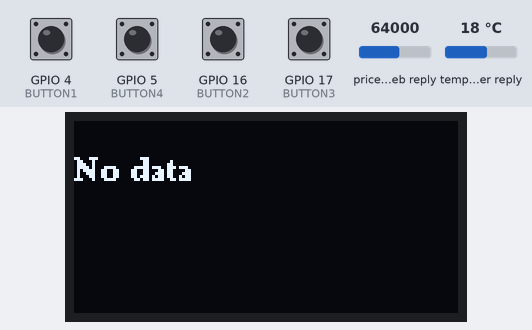
Bench run of a sketch on a simulated ESP32. Shown: 128×64 one-colour display. Inputs (shaded band) come from the test bench; at power-on: GPIO 4 (BUTTON1), GPIO 5 (BUTTON4), GPIO 16 (BUTTON2), GPIO 17 (BUTTON3) HIGH, price in the web reply 64000, temperature in the weather reply 18 °C. WiFi joins after 1.5 s; servers stay silent unless stated; EEPROM starts erased; web services answer with replies made up by the test bench; what the sketch prints to the serial monitor is not drawn.

Above: at 2.7 s.
2.8 s: GPIO 5 (BUTTON4) pulled LOW for 0.15 s
At 3.6 s:
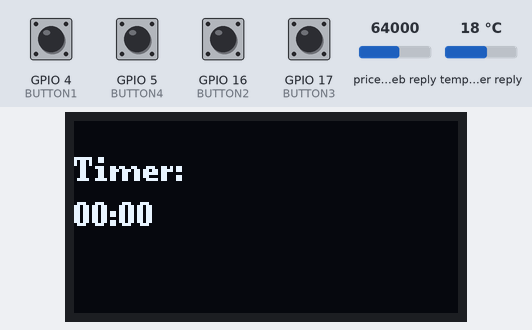
4.4 s: GPIO 4 (BUTTON1) pulled LOW for 0.15 s
At 5.3 s:
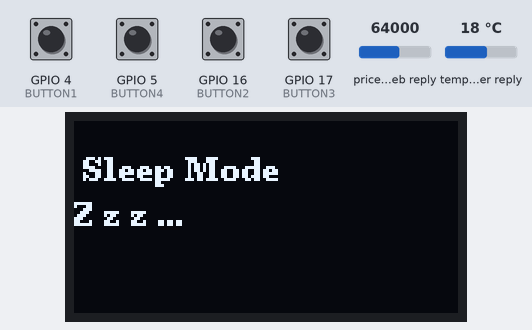
9.6 s: GPIO 17 (BUTTON3) pulled LOW for 0.15 s
At 10.6 s:
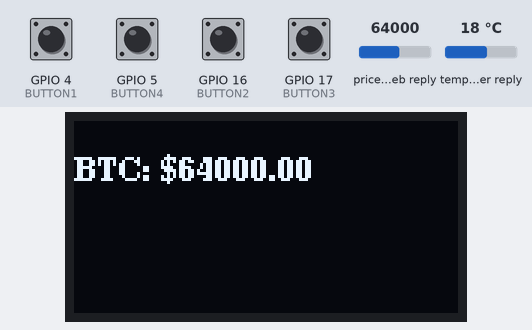
11.7 s: GPIO 16 (BUTTON2) pulled LOW for 1 s
At 15.47 s:
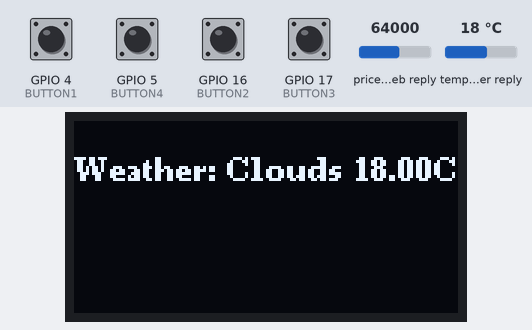
15.7 s: GPIO 5 (BUTTON4) pulled LOW for 1 s
At 18.5 s:
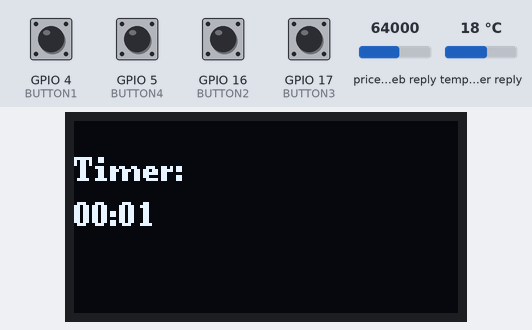
Timing chart, 0 to 20.0 s (numbered marks = the images above; inputs shaded):
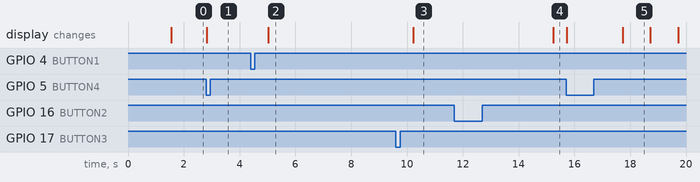

Measured:
- after the input at 2.8 s, the display: changes at once (image 1)
- after the input at 4.4 s, the display: changes after 0.63 s (image 2)
- after the input at 9.6 s, the display: changes after 0.63 s (image 3)
- after the input at 11.7 s, the display: changes after 3.5 s (image 4)
- after the input at 15.7 s, the display: first changes at once (image 5 shows a later state)
- what the display in image 5 shows lasts 1.0 s, from 17.7 s to 18.7 s

The sketch:

sketch_oct1b.ino
```cpp
#include <WiFi.h>
#include <HTTPClient.h>
#include <ArduinoJson.h>
#include <Preferences.h>
#include <U8g2lib.h>
#include <Wire.h>

//I2C OLED SSD1315
#define SDA_PIN 2
#define SCL_PIN 15
//SSD1312 driver compatible with SSD1315
U8G2_SSD1306_128X64_NONAME_F_HW_I2C u8g2(U8G2_R2, U8X8_PIN_NONE);

//Buttons
#define BUTTON1 4
#define BUTTON2 16
#define BUTTON3 17
#define BUTTON4 5
#define DEBOUNCE_DELAY 50

unsigned long lastPress1 = 0;
unsigned long lastPress2 = 0;
unsigned long lastPress3 = 0;
unsigned long lastPress4 = 0;

int mode = 0;  //Current mode

//WiFi and API
const char* ssid = "SSID"; //Here just put your WIFI name
const char* password = "Password"; //Here just put your WIFI password
const char* weatherAPIKey = "bd5e378503939ddaee76f12ad7a97608"; //You can use your API or look for free one (additional info in README)
const char* city = "Cologne";

Preferences preferences;

//Timers
unsigned long lastUpdate = 0;
const unsigned long updateInterval = 5000; //ms
unsigned long lastStopwatchUpdate = 0;

//Display data
String displayText = "Booting...";
bool displayChanged = true;

//Stopwatch variables
bool stopwatchRunning = false;
unsigned long stopwatchStart = 0;
unsigned long stopwatchElapsed = 0; //ms

//Setup
void setup() {
  Serial.begin(115200);

  //Connect to WiFi
  WiFi.begin(ssid, password);
  Serial.print("Connecting to WiFi");
  while (WiFi.status() != WL_CONNECTED) {
    delay(500);
    Serial.print(".");
  }
  Serial.println("Connected!");

  //Initialize I2C and OLED
  Wire.begin(SDA_PIN, SCL_PIN);
  u8g2.begin();
  u8g2.setFlipMode(true);   //Correct mirrored display
  Wire.setClock(800000);    //Increase I2C speed. If your screen feels itself bad - just put a lower speed (100000, 400000).

  //Initialize buttons
  pinMode(BUTTON1, INPUT_PULLUP);
  pinMode(BUTTON2, INPUT_PULLUP);
  pinMode(BUTTON3, INPUT_PULLUP);
  pinMode(BUTTON4, INPUT_PULLUP);

  //Initialize preferences
  preferences.begin("logs", false);

  //Load last saved data
  displayText = preferences.getString("last_data", "No data");
  displayChanged = true;
}

//Main loop
void loop() {
  handleButtons();
  unsigned long now = millis();

  //Update modes other than stopwatch
  if (mode != 4 && now - lastUpdate > updateInterval) {
    lastUpdate = now;
    updateData();
  }

  //Stopwatch mode updates every second
  if (mode == 4 && now - lastStopwatchUpdate >= 1000) {
    lastStopwatchUpdate = now;
    updateData();
  }

  //Redraw display only if text changed. Helps with optimization.
  if (displayChanged) {
    drawDisplay();
    displayChanged = false;
  }
}

//Handle buttons with debounce
void handleButtons() {
  unsigned long now = millis();
  if (digitalRead(BUTTON1) == LOW && now - lastPress1 > DEBOUNCE_DELAY) { mode = 0; lastPress1 = now; displayChanged = true; }
  if (digitalRead(BUTTON2) == LOW && now - lastPress2 > DEBOUNCE_DELAY) { mode = 1; lastPress2 = now; displayChanged = true; }
  if (digitalRead(BUTTON3) == LOW && now - lastPress3 > DEBOUNCE_DELAY) { mode = 2; lastPress3 = now; displayChanged = true; }
  if (digitalRead(BUTTON4) == LOW && now - lastPress4 > DEBOUNCE_DELAY) {
    if(mode != 4) {
      //Enter stopwatch mode
      mode = 4;
      stopwatchRunning = false;
      stopwatchElapsed = 0;
    } else {
      //Start/Stop stopwatch
      if(stopwatchRunning) {
        stopwatchElapsed += millis() - stopwatchStart;
        stopwatchRunning = false;
      } else {
        stopwatchStart = millis();
        stopwatchRunning = true;
      }
    }
    lastPress4 = now;
    displayChanged = true;
  }
}

//Update display data
void updateData() {
  switch(mode) {
    case 0: //Sleep animation
      displayText = "💤 Sleep Mode\nZ z z ...";
      displayChanged = true;
      break;

    case 1: //Weather
    {
      String payload = getWeatherJSON();
      if(payload.length() > 0){
        StaticJsonDocument<1024> doc;
        DeserializationError err = deserializeJson(doc, payload);
        if(!err){
          float temp = doc["main"]["temp"];
          const char* condition = doc["weather"][0]["main"];
          displayText = String("Weather: ") + condition + " " + temp + "C";
          preferences.putString("last_data", displayText);
          displayChanged = true;
        } else {
          displayText = "Weather JSON Error";
          displayChanged = true;
        }
      } else {
        displayText = "Weather Fetch Error";
        displayChanged = true;
      }
    }
      break;

    case 2: //Bitcoin price
    {
      float btcPrice = getBitcoinPrice();
      if(btcPrice > 0){
        displayText = String("BTC: $") + btcPrice;
        preferences.putString("last_data", displayText);
        displayChanged = true;
      } else {
        displayText = "BTC Fetch Error";
        displayChanged = true;
      }
    }
      break;

    case 3: //Logs
      displayText = preferences.getString("last_data", "No data");
      displayChanged = true;
      break;

    case 4: //Stopwatch
    {
      unsigned long total = stopwatchElapsed;
      if(stopwatchRunning) total += millis() - stopwatchStart;

      unsigned long seconds = total / 1000;
      unsigned long minutes = seconds / 60;
      seconds = seconds % 60;

      char buffer[20];
      sprintf(buffer, "Timer:\n%02lu:%02lu", minutes, seconds);
      displayText = buffer;
      displayChanged = true;
    }
      break;
  }
}

//Draw OLED
void drawDisplay() {
  u8g2.clearBuffer();
  u8g2.setFont(u8g2_font_ncenB08_tr);
  int line = 20;
  int pos = 0;
  while(pos < displayText.length()){
    int next = displayText.indexOf('\n', pos);
    if(next == -1) next = displayText.length();
    String lineText = displayText.substring(pos, next);
    u8g2.drawStr(0, line, lineText.c_str());
    pos = next + 1;
    line += 15;
  }
  u8g2.sendBuffer();
}

//API functions
String getWeatherJSON(){
  if(WiFi.status() != WL_CONNECTED) return "";
  HTTPClient http;
  String url = "http://api.openweathermap.org/data/2.5/weather?q=" + String(city) + "&appid=" + String(weatherAPIKey) + "&units=metric";
  http.begin(url);
  int code = http.GET();
  String payload = "";
  if(code > 0) payload = http.getString();
  http.end();
  return payload;
}

float getBitcoinPrice(){
  if(WiFi.status() != WL_CONNECTED) return 0;
  HTTPClient http;
  http.begin("https://api.coingecko.com/api/v3/simple/price?ids=bitcoin&vs_currencies=usd");
  int code = http.GET();
  float price = 0;
  if(code > 0){
    String payload = http.getString();
    StaticJsonDocument<256> doc;
    DeserializationError err = deserializeJson(doc, payload);
    if(!err) price = doc["bitcoin"]["usd"];
  }
  http.end();
  return price;
}
```
